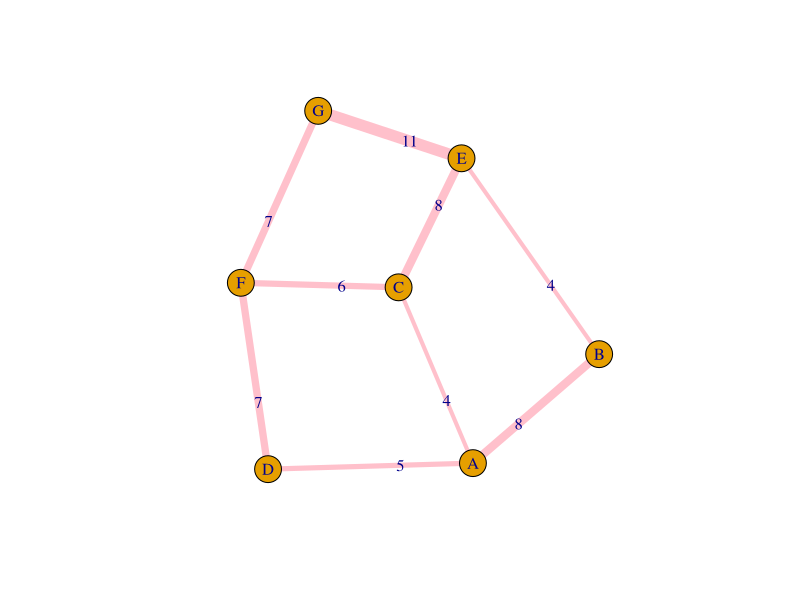

Here is the R script that generated this plot:
library(igraph)
library(dplyr)

el=read.csv("src/Dataset-Astar-Example-EDGES.csv") # read the 'Dataset-Astar-Example-EDGES.csv' file
heuristics <- el[el$type==" heuristic",]
el1<- el[el$type!=" heuristic",]

g=graph.data.frame(el1,directed=FALSE)
E(g)$width <- E(g)$weight
E(g)$color <- "pink"
E(g)$label<- E(g)$weight

plot(g)

IDA_star <- function(g,heuristics, start, goal){
  bound = h(start)
  end.loop =F
  while(end.loop){
    end.loop=T
  }
  
  search <- function(node, g, bound){
    f = g + h(node)
    if(f > bound){
      return(f)
    }
    if(is_goal(node)){
  }
    
  }

  h <- function(start){
      val<- heuristics[heuristics$from==start & heuristics$to==goal,"weight"]
      if(!any(val)) return(0)
      else return(as.numeric(val))
  }
  
}
